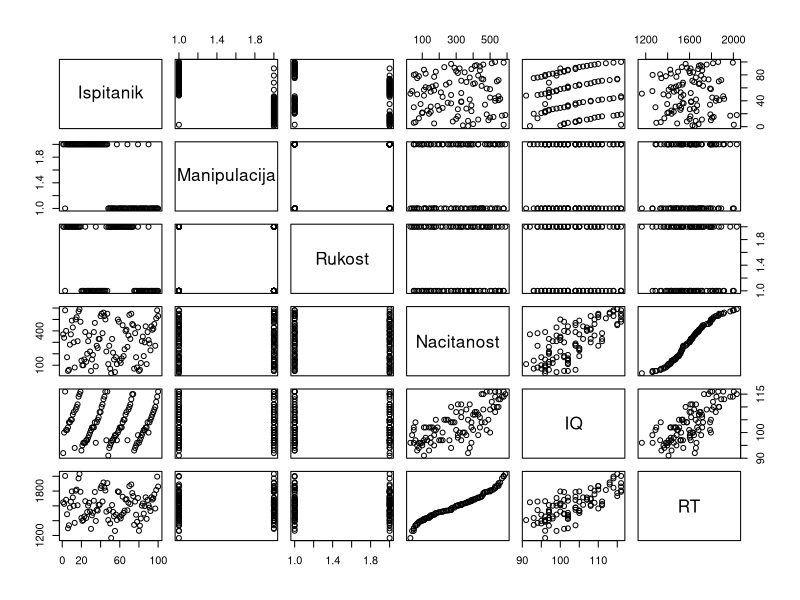
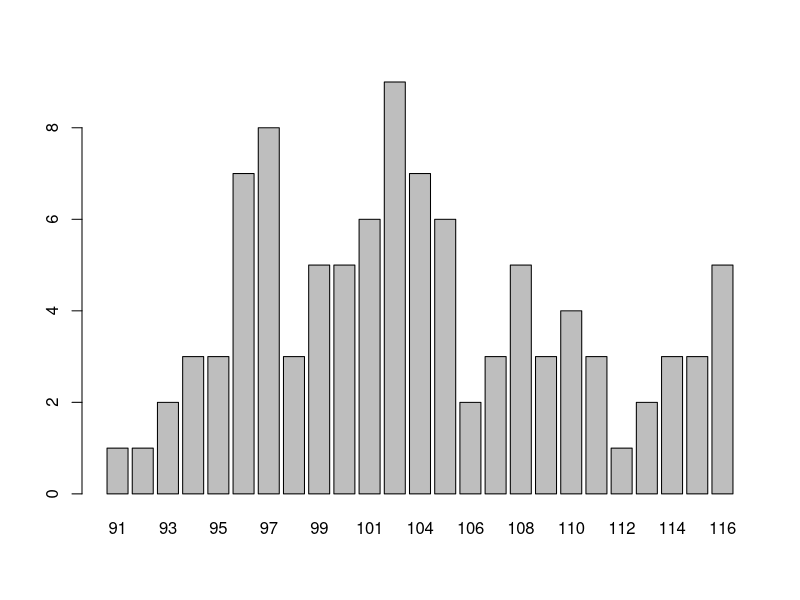
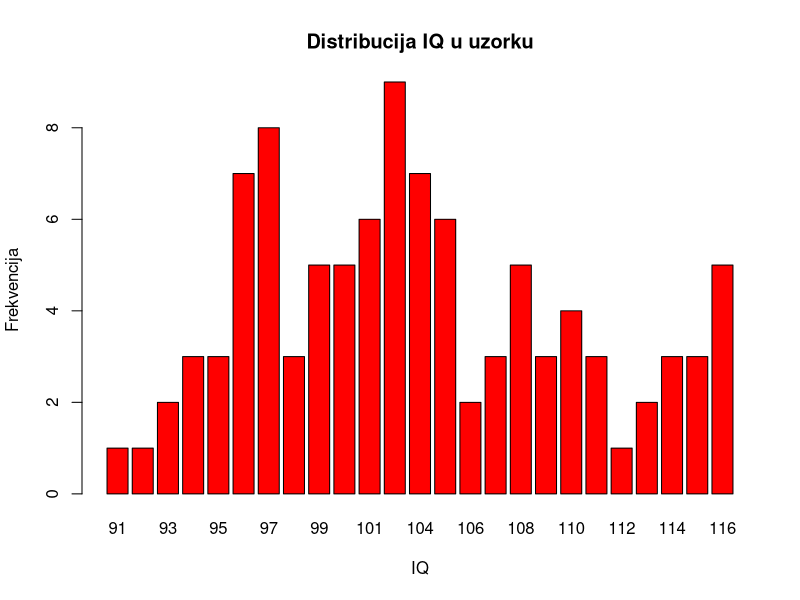
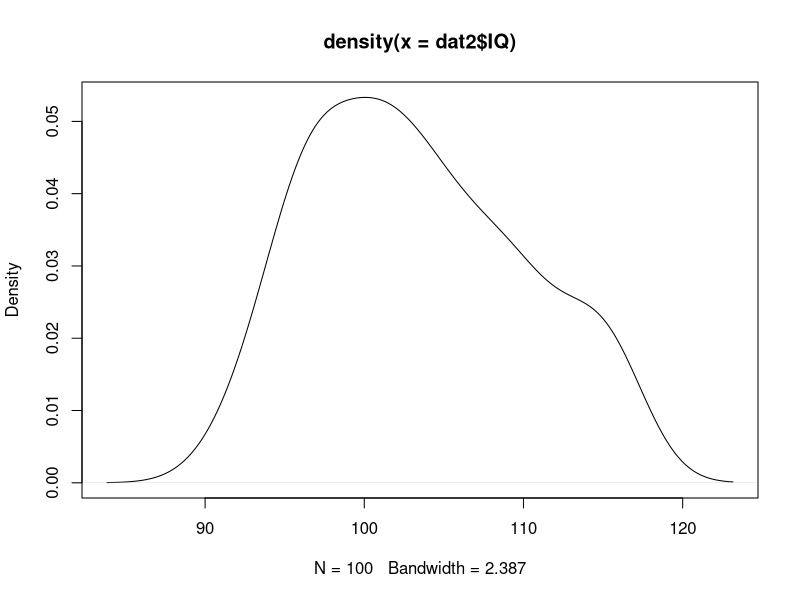
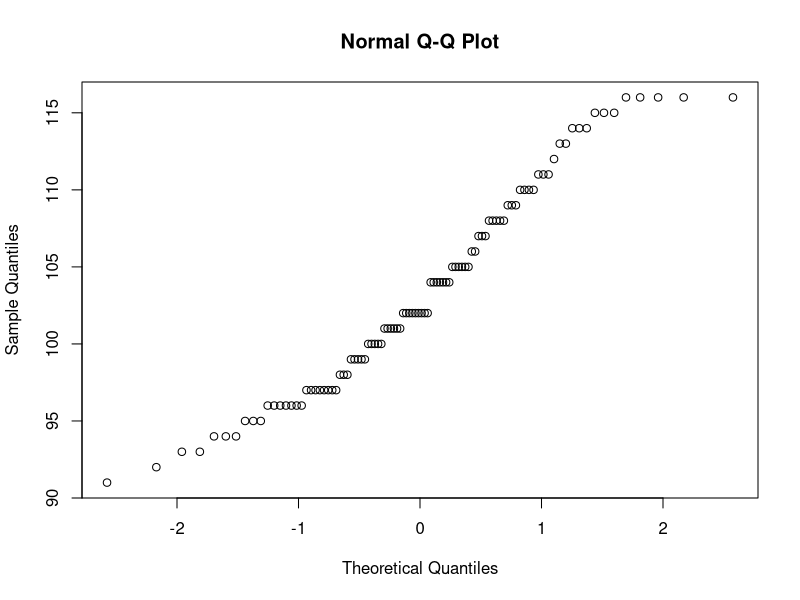
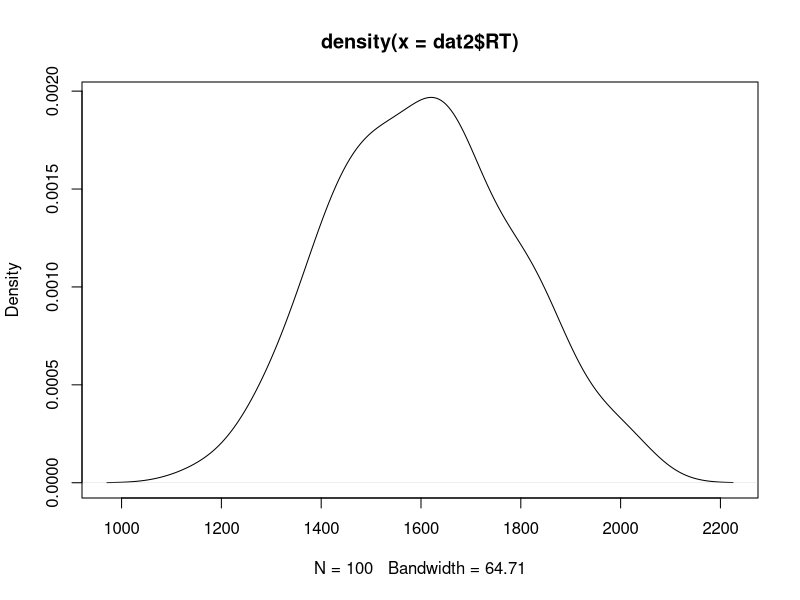
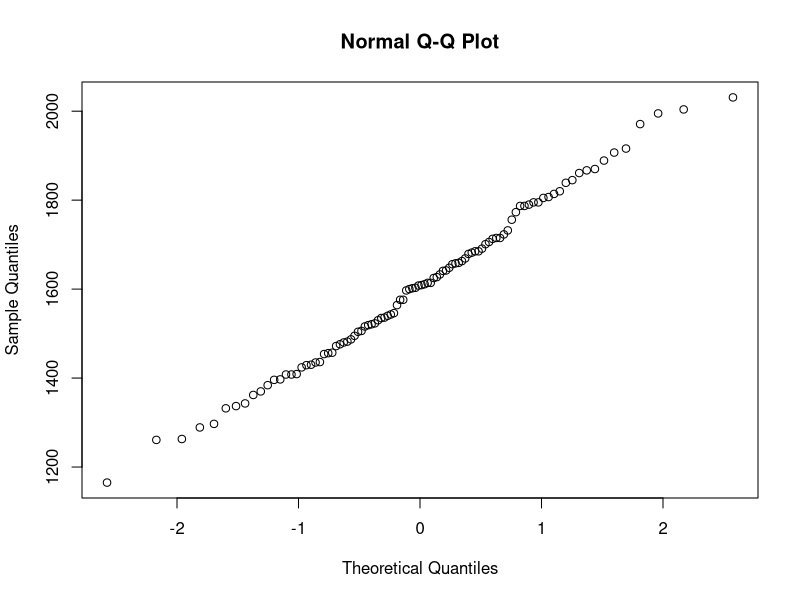
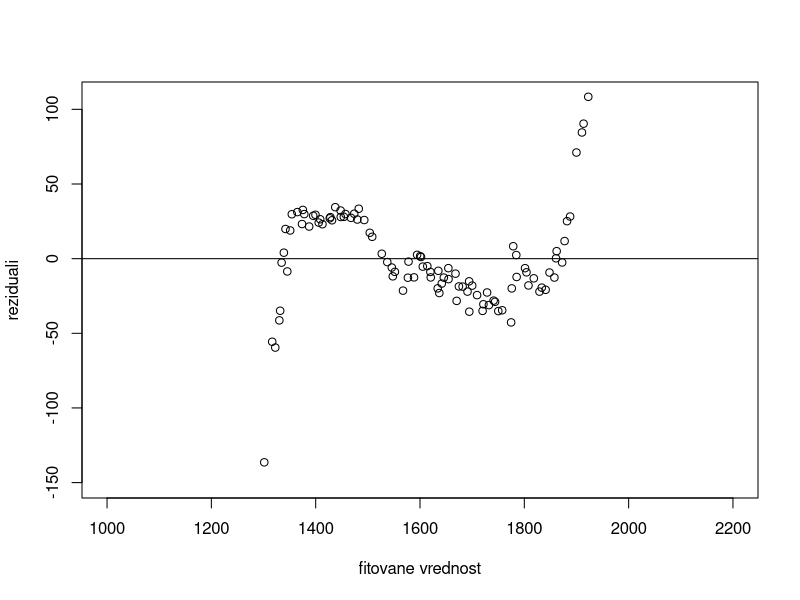

Reproduce these figures in R, in order.
###Malo ponavljanje###

#Pravljenje data frame

pol <- c(rep("musko",3),rep("zensko",3))

#sa rep, kazemo R-u da 3 puta ponovi musko, to jest 3 puta zensko
vis_glasa <- c(233,204,242,130,112,142)

my.df <- data.frame(pol, vis_glasa)#napravi mi data frame
#Ajde da vidimo kako izgleda nas data frame

my.df

# Sada cemo da napravimo prvi linearan model

lm1<- lm(vis_glasa ~ pol, data = my.df)

summary(lm1) #Daj mi rezultate


########Tumacenje koeficijenata##########

# Kako tumacim intercept kad imam kategorijalni prediktor
# u dobijenom modelu intercept je 226.33, to je aritmeticka sredina
# referentne kategorije, u ovom slucaju srednja visina glasa za muski pol

# Kako tumacim nagib?

# u ovom slucaju nagib je -98, to znaci, da je zenski pol u proseku ima 
# nizu frekvenciju glasa za -98 Hz, to jest ima u proseku 226-99= 128

# Mozemo da proverimo proseke 

with (my.df, tapply (vis_glasa, pol, mean))


####Hajde sada da vidimo na realnim podacima


# Prvo cemo da ucitamo podatke

# pre toga cemo da podesimo da nam je radni direktorijum na dekstopu
# u folderu "LMER_2019"

setwd("C:/Users/User/Desktop/LMER_2019") #kod mene posle users ide lenovo,
# a kod vas je mozda drugacije

dat2 <- read.table ("cas3.podaci.txt", sep="\t", header = T)

# proverimo dimenzije (broj redova i broj kolona) data frame#a

dim(dat2)

# vidimo da postoji 100 redova i 6 kolona (to mozemo da vidimo i u Environment)

# da vidimo naslove kolona

colnames(dat2)

## Napravimo mali uvid u prvih nekoliko redova

head(dat2)

# vidimo da se u prvoj koloni nalaze sifre ispitanika, u drugoj podatak o pripadnosti nivou grupe u okviru varijable Manipulacija, u trecoj isto to za varijablu Rukost, u cetvrtoj Nacitanost, u petoj IQ, u sestoj RT


## Mozemo da proverimo tip podataka u kolonama

str(dat2)

#Ispitanik, Manipulacija i Rukost su kodirani kao faktori
#Nacitanost, IQ i RT kao integeri (celi brojevi)

## A mozemo i vizuelnim putem:

plot(dat2)

## Da vizualizujemo jednu varijablu
# napravimo prvo frekvencijsku tabelu pomocu table(), a onda tu tabelu prikazemo graficki

barplot(table(dat2$IQ))

## Dodamo nazive osa, naslov i promenimo boju

barplot(table(dat2$IQ), 
        xlab="IQ", # naziv x ose
        ylab="Frekvencija", # naziv y ose
        main="Distribucija IQ u uzorku", # naslov na vrhu grafikona
        col="red") # boja stubica

plot(density(dat2$IQ)) #gustina distribucije
qqnorm(dat2$IQ)


plot(density(dat2$RT)) #gustina distribucije
qqnorm(dat2$RT)




###Pravljenje klasicnog - obicnog linarnog modela

# dodajemo jedan prediktor - jedan fiksni efekat

lm1 <- lm (RT~ IQ, data=dat2)
summary(lm1) #model je znacajan

# dodajemo jos jedan fiksni efekat - nacitanost

lm2<- lm (RT~ IQ + Nacitanost, data=dat2)
summary(lm2) #i ovaj model je znacajan

lm3<- lm (RT~ IQ + Nacitanost + Rukost, data=dat2)
summary(lm3) #rukost nije znacajna, pa je izbacujemo iz modela


lm4 <- lm (RT~ IQ + Nacitanost + Manipulacija, data = dat2)
summary(lm4) #Manipulacija nije znacajna


# Dakle, na RT uticu IQ i Nacitanost, hajde da vidimo sta znace koeficijenti

summary(lm2)

# Provera pretpostavki modela

# provera linearnosti prediktora

fitted(lm2)
sort(fitted(lm2))
sort(residuals(lm2))

plot(fitted(lm2),residuals(lm2), xlab="fitovane vrednost",ylab="reziduali", xlim=c(1000,2200), ylim=c(-150,108), abline(0,0))

# Ispitamo kolinearnost medu prediktorima
# za pocetak proverimo jednostavne korelacije

cor (dat2$IQ,dat2$Nacitanost) #viosoka korelacija izmedu prediktora
cor (dat2$IQ, dat2$RT)
cor (dat2$Nacitanost, dat2$RT)

#Provera normalnosti reziduala
hist(residuals(lm2))

qqnorm(residuals(lm2))
qqline(residuals(lm2))


#provera uticajnosti tacaka

dat2=dat2[dat2$RT>299,] #nema RT-ova koje treba izbaciti



## Scatterplot za RT i IQ

plot(dat2$IQ, dat2$RT) 
# prvi argument: sta se mapira na x osu, drugi argument: sta se mapira na y osu


# izracunamo koeficijent korelacije izmedu dve varijable

x=cor(dat2$IQ, dat2$RT) 
x= round(x,2) # zaokruzimo na dve decimale


## dodamo regresionu pravu

plot(dat2$IQ, dat2$RT,
     type="n") # podesimo tip tacaka na "none" ## "ne dodaji nista"

plot(dat2$IQ, dat2$RT,ylab="RT",xlab="IQ") # Kazemo mu da nam x IQ, a y da je RT

lm_dat1 <- lm(RT ~ IQ, data=dat2) # prvo napravimo linearni model
# dobijemo objekat koji sadrzi regresione koeficijente
coef(lm_dat1) # da vidimo koeficijente

abline(coef(lm_dat1)) # ovo je isto kao komanda u gornjem redu, samo krace

abline(coef(lm_dat1), lwd = 3) # podebljamo liniju

abline(coef(lm_dat1), lwd = 3, col="red") # linija da bude crvena

## Scatterplot za Nacitanost i RT

plot(dat2$Nacitanost, dat2$RT) 
# prvi argument: sta se mapira na x osu, drugi argument: sta se mapira na y osu


# izracunamo koeficijent korelacije izmedu dve varijable

x=cor(dat2$Nacitanost, dat2$RT) 
x= round(x,2) # zaokruzimo na dve decimale


## dodamo regresionu pravu

plot(dat2$Nacitanost, dat2$RT,
     type="n") # podesimo tip tacaka na "none" ## "ne dodaji nista"

plot(dat2$Nacitanost, dat2$RT,
     type="n",ylab="RT",xlab="Nacitanost") # Kazemo mu da nam x IQ, a y da je RT

lm_dat <- lm(RT ~ Nacitanost, data=dat2) # prvo napravimo linearni model
# dobijemo objekat koji sadrzi regresione koeficijente
coef(lm_dat) # da vidimo koeficijente

abline(coef(lm_dat)) # ovo je isto kao komanda u gornjem redu, samo krace

abline(coef(lm_dat), lwd = 3) # podebljamo liniju

abline(coef(lm_dat), lwd = 3, col="red") # linija da bude crvena


# Kako tumacimo koeficijent kod kontinuiranog prediktora?


summary(lm1)

#Dakle, moramo da normalizujemo prediktor da bi koeficijent imao smisao...iako ce p vrednosti ostati iste

dat2$IQ.n= scale(dat2$IQ) #normalizovanje

#Da vidimo model

lm1.n <- lm (RT~ IQ.n, data=dat2)

summary(lm1.n) #model je znacajan

#scatterplot za IQ.n i RT

x=cor(dat2$IQ.n, dat2$RT) 
x= round(x,2) # zaokruzimo na dve decimale
plot(dat2$IQ.n, dat2$RT,
     type="n",ylab="RT",xlab="IQ") # podesimo tip tacaka na "none" ## "ne dodaji nista"

lm_dat1.n <- lm(RT ~ IQ.n, data=dat2) # prvo napravimo linearni model
# dobijemo objekat koji sadrzi regresione koeficijente

abline(coef(lm_dat1.n), lwd = 3, col="red") # linija da bude crvena

# vidimo da je za prosecan IQ, prosecno vreme reakcije 1605, a nagib znaci
# da kada se pomerimo za jednu standardnu devijaciju to jest za jednu jedinicu, RT se
# povecava za 135 ms

dat2$Nacitanost.n= scale(dat2$Nacitanost) #normalizovanje

lm4<- lm (RT~ IQ.n * Nacitanost.n, data=dat2)
summary(lm4) #rukost nije znacajna, pa je izbacujemo iz modela

# za koliko treba korigovati nagib za RT ako se na skali IQ
# pomerimo za jedno mesto, odnosno, za koliko treba 
# korigovati nabib za RT,ako se na skali  Nacitanosti pomerimo za jedno mesto.

